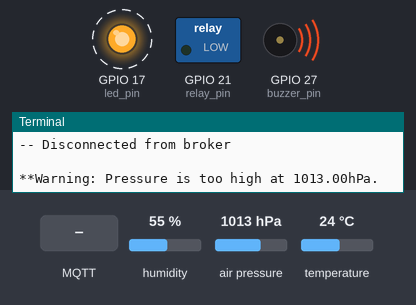
This program was run on a simulated Raspberry Pi (BCM pin numbers). Parts: switched loads named in the program (green lamp = pin HIGH), output pins drawn as LEDs (lit = HIGH), buzzer (waves = sounding, pin HIGH), the last lines printed to the terminal. Dashed ring = blinking. Inputs (shaded band) come from the test bench; at power-on: temperature 24 °C, humidity 55 %, air pressure 1013 hPa. The clock reads 2024-03-15 10:24:30 at power-on unless the program sets it; no MQTT or app messages arrive unless stated.

Above: at 0.94 s.
1.4 s: temperature set to 28.3 °C
At 3.5 s:
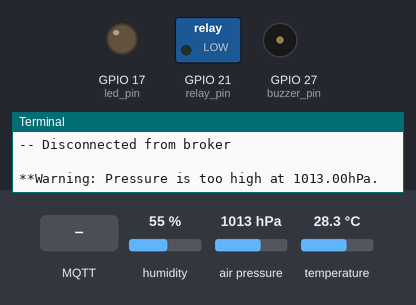
12.6 s: temperature set to 29.5 °C
At 20.1 s:
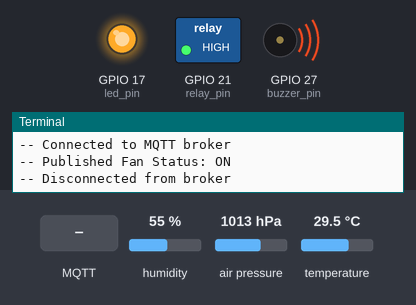
At 20.6 s:
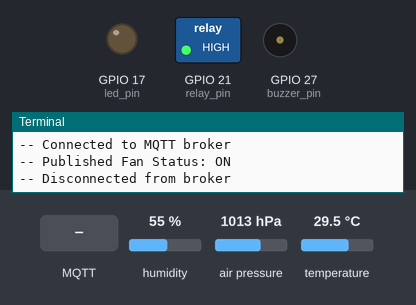
22.2 s: MQTT message "ON" arrives on the first subscribed topic
25.7 s: humidity set to 51 %
39.6 s: MQTT message "1" arrives on the first subscribed topic
43.1 s: air pressure set to 952 hPa
Timing chart, 0 to 51.9 s (numbered marks = the images above; inputs shaded):
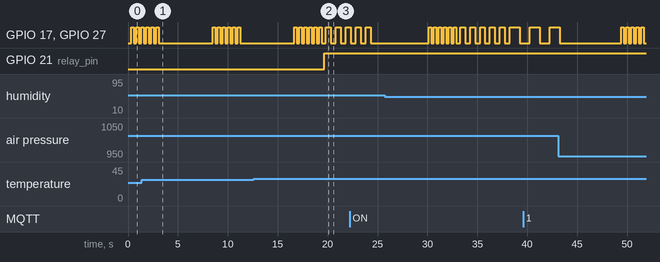

Measured:
- the behaviour switches between 29 and 29.1 °C on temperature (found by bisection; images 1 and 2)
- after the input at 12.6 s, GPIO 21 (relay_pin): LOW → HIGH after 7.0 s

The program:

pi_main.py
```python
#Import python modules
import system_response as sys_res
import sensor_functions as sensor
import pub_functions as pub_func
import sub_functions as sub_func

#Import time module
import time

#Function to start mqtt subscriber for fan control
sub_func.startFanSub()

try:
    while True:

        #Retrieve data received in mqtt message from subscription
        fan_control = sub_func.callData()

        #Check received data and toggle fan
        if(fan_control == "ON"):
            sys_res.fan_on()
        elif(fan_control == "OFF"):
            sys_res.fan_off()

        #Get reading from bme280 sensor
        temperature, humidity, pressure, timestamp = sensor.getReading()

        #Publish readings to mqtt channel
        pub_func.sensorPub(temperature, humidity, pressure, timestamp)

        #System responses start----------------------------------------------
        #Checks if the readings received from the sensor are within range and if not,
        #to respond accordingly

        pressure = float(pressure)
        temperature = float(temperature)
        humidity = float(humidity)

        #Pressure check & response
        if(pressure < 1006.5 or pressure > 1006.95):

            if(pressure < 1006):
                print(f"\n**Warning: Pressure is too low at {pressure:.2f}hPa.")
            elif(pressure > 1006.95):
                print(f"\n**Warning: Pressure is too high at {pressure:.2f}hPa.")

            sys_res.pressure_response()

        #Temperature check & response
        if(temperature > 29):
            print(f"**Warning: Temperature is too high at {temperature:.2f}°C.")
            sys_res.fan_on()
            sys_res.temperature_response()

        elif(temperature < 24):
            print(f"**Warning: Temperature is too low at {temperature:.2f}°C.")

        elif(27 <= temperature <= 28):
            sys_res.fan_off()

        #Humidity check & response
        if(humidity < 55 or humidity > 65): #Note for demo: Breathing on it raises the level by more than 10%

            if(humidity < 53):
                print(f"**Warning: Humidity is too low at {humidity:.2f}%.")
            elif(humidity > 65):
                print(f"**Warning: Humidity is too high at {humidity:.2f}%.")

            sys_res.humidity_response()

        #System responses end----------------------------------------------

        time.sleep(5) #Delay for 5secs

except KeyboardInterrupt:

    #Upon keyboard interrupt, end mqtt subscription
    sub_func.endFanSub()
```

system_response.py
```python
#Import required libraries/packages for GPIO pin control
import RPi.GPIO as GPIO
import time

#Import mqtt publisher module
import pub_functions as pub

#GPIO pin assignment
led_pin = 17
buzzer_pin = 27
relay_pin = 21

#Configure GPIO pins
GPIO.setmode(GPIO.BCM)
GPIO.setup(led_pin,GPIO.OUT)
GPIO.setup(buzzer_pin,GPIO.OUT)
GPIO.setup(relay_pin,GPIO.OUT)

#Function to run buzzer & LED light when pressure is out of range
def pressure_response():
    #Light & buzzer turn on & off 3 times to signal that pressure level is out of range
    for i in range(0,6):
        GPIO.output(led_pin,GPIO.HIGH)
        GPIO.output(buzzer_pin,GPIO.HIGH)
        time.sleep(0.25)
        GPIO.output(led_pin,GPIO.LOW)
        GPIO.output(buzzer_pin,GPIO.LOW)
        time.sleep(0.25)

#Function to run buzzer & LED light when temperature is out of range
def temperature_response():
    #Light & buzzer turn on & off 5 times to signal that temperature level is out of range
    for temp in range(0,5):
        GPIO.output(led_pin,GPIO.HIGH)
        GPIO.output(buzzer_pin,GPIO.HIGH)
        time.sleep(0.5)
        GPIO.output(led_pin,GPIO.LOW)
        GPIO.output(buzzer_pin,GPIO.LOW)
        time.sleep(0.5)

#Function to turn on fan
def fan_on():
    GPIO.output(relay_pin,GPIO.HIGH)
    print("-- Fan is turned on.")
    pub.fanStatusPub("ON")

#Function to turn off fan
def fan_off():
    GPIO.output(relay_pin,GPIO.LOW)
    print("-- Fan is turned off.")
    pub.fanStatusPub("OFF")

#Function to run buzzer & LED light when humidity is out of range
def humidity_response():
    #Light & buzzer turn oh & off 6 times to signal that humidity level is out of range
    for i in range(0,3):
        GPIO.output(led_pin,GPIO.HIGH)
        GPIO.output(buzzer_pin,GPIO.HIGH)
        time.sleep(1)
        GPIO.output(led_pin,GPIO.LOW)
        GPIO.output(buzzer_pin,GPIO.LOW)
        time.sleep(1)
```

sensor_functions.py
```python
#Import required libraries/packages for bme280 sensor
import smbus2
import bme280

#Import required libraries/packages to retrieve current date & time
from datetime import datetime

#Sensor configuration
port = 1
address = 0x76
bus = smbus2.SMBus(port)
calibration_params = bme280.load_calibration_params(bus, address)

#Function to retrieve readings from bme280 sensor
def getReading():

    #Retrieve a single real-time reading
    data = bme280.sample(bus, address, calibration_params)

    #Read sensor data
    temperature = data.temperature
    humidity = data.humidity
    pressure = data.pressure

    #Retrieve current date & time
    timestamp = datetime.now().strftime("%d-%m-%Y %H:%M:%S")

    return temperature, humidity, pressure, timestamp #Return received data
```

pub_functions.py
```python
#Import required libraries/packages for mqtt
import paho.mqtt.client as mqtt
import time

#Create client instance & print status update
pub_client = mqtt.Client()
print("\nMQTT client object created at " + time.strftime("%H:%M:%S") + ".")

#Enable TLS with private cert
pub_client.tls_set(ca_certs="ca.pem")

#Set user account for access to broker
pub_client.username_pw_set("IoTAM_user", "bakery")

#mqtt topics for publisher
topic_temp = "bakery_sensor/temperature"
topic_humid = "bakery_sensor/humidity"
topic_press = "bakery_sensor/pressure"
topic_time = "bakery_sensor/timestamp"
topic_fan = "bakery/fan_status"

#Function to start mqtt publisher and send messages for sensor readings
def sensorPub(temperature, humidity, pressure, timestamp):

    #Format payloads
    payload_temp = "%.2f" % temperature
    payload_humid = "%.2f" % humidity
    payload_press = "%.2f" % pressure
    payload_time = timestamp

    #Connect to broker
    pub_client.connect("172.20.10.9", port=8883)
    print("\n-- Connected to MQTT broker")

    #Start network loop
    pub_client.loop_start()

    try:
        #Publish messages
        pub_client.publish(topic_temp, payload_temp)
        pub_client.publish(topic_humid, payload_humid)
        pub_client.publish(topic_press, payload_press)
        pub_client.publish(topic_time, payload_time)

        #Print results
        print("-- Published")
        print("-- Timestamp:", str(timestamp))
        print("-- Temperature:", payload_temp,"°C")
        print("-- Humidity:", payload_humid, "%")
        print("-- Pressure:", payload_press,"hPa")

    except:
        print("-- Error publishing!")

    else:

        #Stop network loop
        pub_client.loop_stop()
        pub_client.disconnect()
        print("-- Disconnected from broker")


#Function to start mqtt publisher and send messages for fan status
def fanStatusPub(status):

    #Assign payload
    payload_fan = status

    #Connect to broker
    pub_client.connect("172.20.10.9", port=8883)
    print("\n-- Connected to MQTT broker")

    #Start network loop
    pub_client.loop_start()

    try:
        #Publish message
        pub_client.publish(topic_fan, payload_fan)

        #Print results
        print("-- Published Fan Status:", status)

    except:
        print("-- Error publishing!")

    else:

        #Stop network loop
        pub_client.loop_stop()
        pub_client.disconnect()
        print("-- Disconnected from broker") 
```

sub_functions.py
```python
#Import required libraries/packages for mqtt
import paho.mqtt.client as mqtt
import time

#Create client instance & print status update
sub_client = mqtt.Client()
print("\nMQTT client object created at " + time.strftime("%H:%M:%S") + ".")

#Enable TLS with private cert
sub_client.tls_set(ca_certs="ca.pem")

#Set user account for access to broker
sub_client.username_pw_set("IoTAM_user", "bakery")

#Global variable
fan_control = None

#mqtt topic for subscriber
topic_fan = "bakery/fan_control"

#Save received data into variable & display data
def onMessage(client, userdata, message):
    global fan_control
    fan_control = message.payload.decode()
    print("-- Received Fan Control:", fan_control)

#Function to call data for use in main
def callData():
    return fan_control

#Function to start mqtt subscriber with relevant topic
def startFanSub():
    sub_client.on_message = onMessage
    sub_client.connect("172.20.10.9", port=8883)
    sub_client.subscribe(topic_fan, qos=1)
    sub_client.loop_start()
    print("-- Subscribed to topic\n")

#Function to end mqtt subscriber
def endFanSub():
    print("Exiting...")
    sub_client.loop_stop()
    sub_client.disconnect()
```
